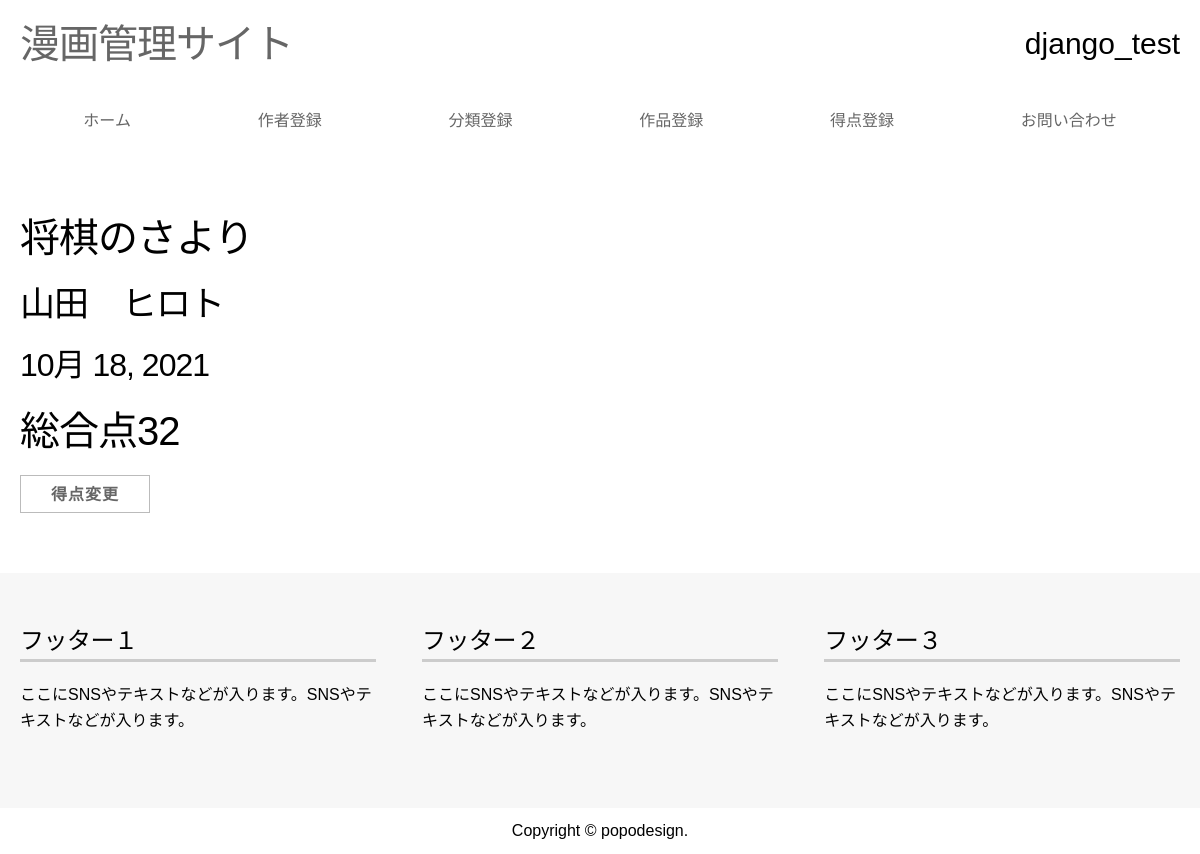
The page /title/9/ on the database its author committed.
### comic_app/models.py (models this page shows, shortened)
class Title(models.Model):
    book_title = models.CharField(max_length=100, verbose_name="タイトル")
    author_name = models.ForeignKey(Author, on_delete=models.CASCADE, verbose_name="作者", related_name='author_name')
    category_name = models.ForeignKey(Category, on_delete=models.CASCADE, verbose_name="カテゴリー", related_name="category_name")
    watch_number = models.PositiveSmallIntegerField(verbose_name="最終巻数", null=True, blank=True)
    watch_date = models.DateField(verbose_name="読んだ日")
    state_choice = ((1, "未完"), (2,"完結"))
    state = models.IntegerField(verbose_name="状態", null=False, blank=False, choices=state_choice)

class Author(models.Model):
    name = models.CharField(max_length=100, verbose_name="作者")
    def __str__(self):
        return self.name

class Evaluation(models.Model):
    book_title = models.OneToOneField(Title, on_delete=models.CASCADE, verbose_name="タイトル", related_name='evaluation')
    story = models.PositiveSmallIntegerField(verbose_name="内容", validators=[MinValueValidator(1), MaxValueValidator(10)])
    draw = models.PositiveSmallIntegerField(verbose_name="画力", validators=[MinValueValidator(1), MaxValueValidator(10)])
    fit = models.PositiveSmallIntegerField(verbose_name="面白さ", validators=[MinValueValidator(1), MaxValueValidator(10)])
    character = models.PositiveSmallIntegerField(verbose_name="キャラクター", validators=[MinValueValidator(1), MaxValueValidator(10)])
    total_score = models.IntegerField(verbose_name="合計", null=True, blank=True)

### comic_app/views.py (the view)
# urls.py: path("title/<int:pk>/", views.TitleDetailView.as_view(), name="title_detail" ),
class TitleDetailView(generic.DetailView):
    model = Title
    templatename = "comic_app/detail.html"

### templates/comic_app/title_detail.html
{% extends "comic_app/newbase.html" %}
{% load static %}
{% block content %}
<div class="container">
    <h1>{{ title.book_title }}
    <h2>{{ title.author_name }}
    <h3>{{ title.watch_date }}
    <h1><strong>総合点{{ title.evaluation.total_score }}</strong></h1>
    <button type="submit"><a href={% url 'comic_app:update/evaluation' title.evaluation.pk %}>得点変更</a></button>
</div>
{% endblock %}

### static/comic_app/css/style.css (style rules this page uses)
a { display:block; color: #666; text-decoration-line: none; }

### static/comic_app/css/grid.css (style rules this page uses)
html { box-sizing: border-box; -webkit-box-sizing: border-box; -moz-box-sizing: border-box; font-size: 62.5%; }
body { color: #000; font-family: 'Hiragino Kaku Gothic Pro','ヒラギノ角ゴ Pro W3','メイリオ',Meiryo,'ＭＳ Ｐゴシック',sans-serif; background:#fff; font-size: 16px; font-weight: 400; line-height: 1.6; margin:0; padding:0; }
.container { margin: 0 auto; max-width: 1200px; padding: 0 2.0rem; position: relative; }
h1, h2, h3, h4, h5, h6 { margin-top: 0; margin-bottom: 2rem; font-weight: 300; letter-spacing: 0.1em; }
h1 { font-size: 3.5rem; line-height: 1.2; letter-spacing: -.1rem; }
h2 { font-size: 3.2rem; line-height: 1.25; letter-spacing: -.1rem; }
h3 { font-size: 3.0rem; line-height: 1.3; letter-spacing: -.1rem; }
@media (min-width: 550px) { h1 { font-size: 4.0rem; } }
@media (min-width: 550px) { h2 { font-size: 3.5rem; } }
@media (min-width: 550px) { h3 { font-size: 3.2rem; } }
a { color: #1EAEDB; }
.button, button, input[type="submit"], input[type="reset"], input[type="button"] { display: inline-block; height: 38px; padding: 0 30px; margin-right: 5px; color: #555; text-align: center; font-size: 16px; font-weight: 600; line-height: 38px; letter-spacing: .1rem; text-transform: none; text-decoration: none; white-space: nowrap; background-color: transparent; border: 1px solid #bbb; border-radius: 0; cursor: pointer; box-sizing: border-box; }
button, .button { margin-bottom: 1rem; }

### rows shown on the page
Title: book_title "将棋のさより", author_name "山田 ヒロト", watch_date "10月 18, 2021", evaluation.total_score "32"
